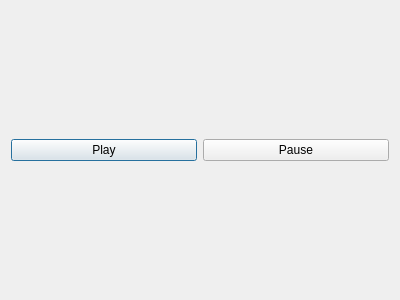
<?xml version="1.0" encoding="UTF-8"?>
<ui version="4.0">
 <class>Day1Window</class>
 <widget class="QDialog" name="Day1Window">
  <property name="geometry">
   <rect>
    <x>0</x>
    <y>0</y>
    <width>400</width>
    <height>300</height>
   </rect>
  </property>
  <property name="windowTitle">
   <string>Dialog</string>
  </property>
  <layout class="QGridLayout" name="gridLayout_2">
   <item row="0" column="0">
    <layout class="QGridLayout" name="gridLayout">
     <item row="0" column="0">
      <widget class="QPushButton" name="play_day1">
       <property name="text">
        <string>Play</string>
       </property>
      </widget>
     </item>
     <item row="0" column="1">
      <widget class="QPushButton" name="pause_day1">
       <property name="text">
        <string>Pause</string>
       </property>
      </widget>
     </item>
    </layout>
   </item>
  </layout>
 </widget>
 <resources/>
 <connections/>
</ui>
